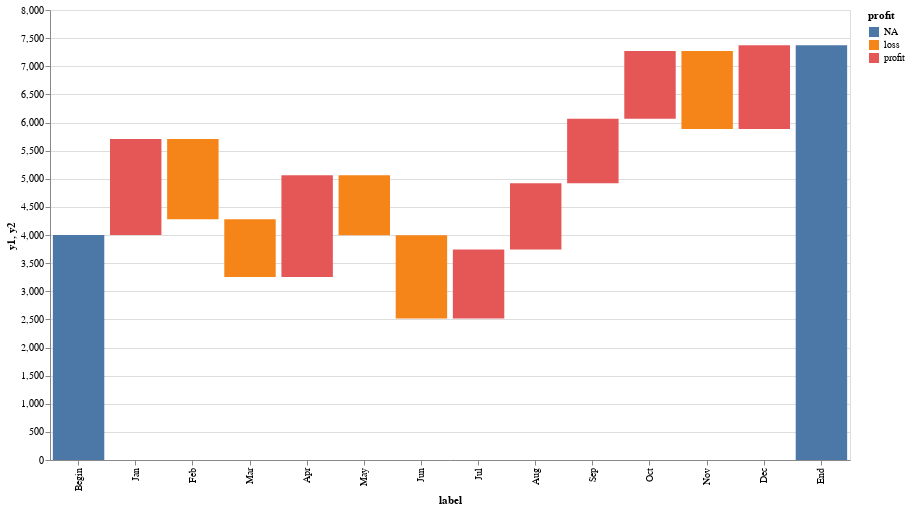

The code cell stored with this chart in its notebook:
### Markdown cell above
### Adding Color

Now the bars looks correct!  Let's add some color for bars.

### Code cell
source['profit'] = np.where(source['y2'] > source['y1'], "profit", "loss")
source.at[0, 'profit'] = "NA"
source.at[13, 'profit'] = "NA"

base = alt.Chart(source)
bar_layer = base.mark_bar().encode(x=alt.X("label:N", sort=None), 
                                   y="y1:Q", 
                                   y2="y2:Q",
                                   color="profit")
bar_layer.properties(width=800, height=450)

### Figure 1 — Vega-Lite specification as saved in the notebook (floating-point values rounded to 4 significant figures)
{"config": {"view": {"continuousWidth": 400, "continuousHeight": 300}}, "data": {"name": "data-c22550964fdc85aaa7838ac11b2c28e4"}, "mark": "bar", "encoding": {"color": {"field": "profit", "type": "nominal"}, "x": {"field": "label", "sort": null, "type": "nominal"}, "y": {"field": "y1", "type": "quantitative"}, "y2": {"field": "y2"}}, "height": 450, "width": 800, "$schema": "https://vega.github.io/schema/vega-lite/v4.17.0.json", "datasets": {"data-c22550964fdc85aaa7838ac11b2c28e4": [{"label": "Begin", "amount": 4000, "y2": 4000, "y1": 0, "profit": "NA"}, {"label": "Jan", "amount": 1707, "y2": 5707, "y1": 4000, "profit": "profit"}, {"label": "Feb", "amount": -1425, "y2": 4282, "y1": 5707, "profit": "loss"}, {"label": "Mar", "amount": -1030, "y2": 3252, "y1": 4282, "profit": "loss"}, {"label": "Apr", "amount": 1812, "y2": 5064, "y1": 3252, "profit": "profit"}, {"label": "May", "amount": -1067, "y2": 3997, "y1": 5064, "profit": "loss"}, {"label": "Jun", "amount": -1481, "y2": 2516, "y1": 3997, "profit": "loss"}, {"label": "Jul", "amount": 1228, "y2": 3744, "y1": 2516, "profit": "profit"}, {"label": "Aug", "amount": 1176, "y2": 4920, "y1": 3744, "profit": "profit"}, {"label": "Sep", "amount": 1146, "y2": 6066, "y1": 4920, "profit": "profit"}, {"label": "Oct", "amount": 1205, "y2": 7271, "y1": 6066, "profit": "profit"}, {"label": "Nov", "amount": -1388, "y2": 5883, "y1": 7271, "profit": "loss"}, {"label": "Dec", "amount": 1492, "y2": 7375, "y1": 5883, "profit": "profit"}, {"label": "End", "amount": 0, "y2": 7375, "y1": 0, "profit": "NA"}]}}
